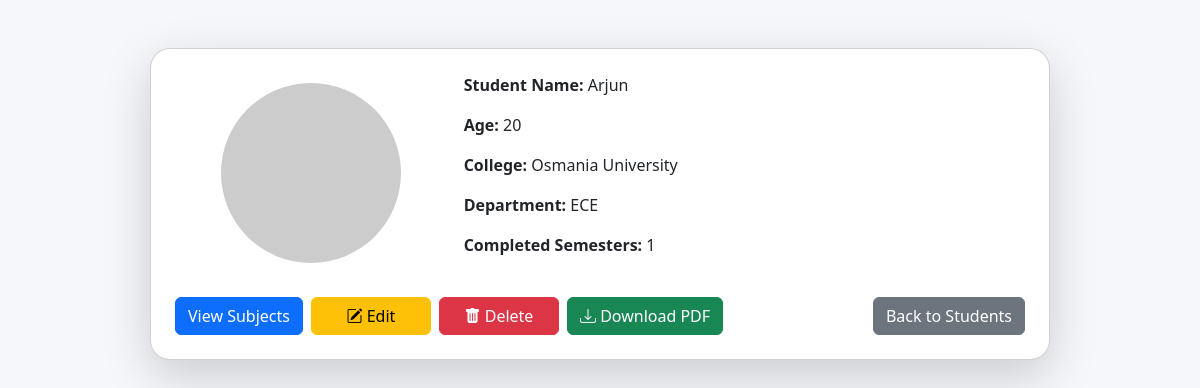
/student/23/, run on the app's committed database.
### app2/models.py (models this page shows, shortened)
class Student(models.Model):
    sid = models.AutoField(primary_key=True)
    sname = models.CharField(max_length=100)
    sage = models.PositiveIntegerField()
    college = models.ForeignKey(College, on_delete=models.CASCADE)
    department = models.ForeignKey(Department, on_delete=models.CASCADE)
    semester = models.ForeignKey(Semester, on_delete=models.CASCADE, null=True, blank=True)
    photo = models.ImageField(upload_to='students/', blank=True, null=True)
    joined_year = models.PositiveIntegerField("Joined Year")

class College(models.Model):
    cid = models.AutoField(primary_key=True)
    college_name = models.CharField(max_length=100)

class Department(models.Model):
    did = models.AutoField(primary_key=True)
    dept_name = models.CharField(max_length=100)

### app2/views.py (the view)
# urls.py: path('student/<int:student_id>/', views.student_profile, name='student_profile'),
def student_profile(request, student_id):
    student = get_object_or_404(Student, sid=student_id)
    colleges = College.objects.all()
    departments = Department.objects.all()
    completed_semesters = calculate_completed_semesters(student.joined_year)
    semesters = Semester.objects.all().order_by("year", "sem_name")
    marks_map = {m.subject_id: m.marks for m in Mark.objects.filter(student=student)}
    semester_subjects = []
    total_points = 0
    subjects_with_marks_count = 0
    for sem_index, sem in enumerate(semesters, start=1):
        subjects = Subject.objects.filter(
            department=student.department,
            semester=sem
        ).order_by("subject_id")
        subjects_with_marks = []
        sem_total_points = 0
        sem_total_credits = 0
        for sub in subjects:
            marks = marks_map.get(sub.subject_id)
            earned_credits = 0
            gp = 0
            if marks is not None and sem_index <= completed_semesters:
                gp = get_grade_point(marks)
                sem_total_points += gp * sub.credits
                sem_total_credits += sub.credits
                total_points += gp
                subjects_with_marks_count += 1
                if marks >= PASS_MARK:
                    earned_credits = sub.credits
            subjects_with_marks.append({
                "subject": sub,
                "marks": marks if sem_index <= completed_semesters else None,
                "earned_credits": earned_credits,
                "grade_point": gp
            })
        semester_gpa = round(
            sem_total_points / sem_total_credits, 2
        ) if sem_total_credits else None
        semester_subjects.append({
            "semester": sem,
            "subjects": subjects_with_marks,
            "is_completed": sem_index <= completed_semesters,
            "semester_gpa": semester_gpa
        })
    cgpa = round(
        total_points / subjects_with_marks_count, 2
    ) if subjects_with_marks_count else 0.00
    return render(request, "app/student_profile.html", {
        "student": student,
        "colleges": colleges,
        "departments": departments,
        "semester_subjects": semester_subjects,
        "completed_semesters": completed_semesters,
        "total_credits": sum(
            sub['earned_credits']
            for sem in semester_subjects
            for sub in sem['subjects']
        ),
        "cgpa": cgpa
    })

### app2/views.py (called while the page is built)
def calculate_completed_semesters(joined_year):
    today = date.today()
    years_passed = today.year - joined_year
    if today.month >= 6:
        completed = years_passed * 2
    else:
        completed = (years_passed * 2) - 1
    return max(0, min(completed, 8))

def get_grade_point(marks):
    if marks >= 90: return 10
    if marks >= 80: return 9
    if marks >= 70: return 8
    if marks >= 60: return 7
    if marks >= 50: return 6
    if marks >= 40: return 5
    return 0

### templates/app/student_profile.html (shortened to what this page needs)
<!DOCTYPE html>
<html lang="en">
<head>
    <link href="https://cdn.jsdelivr.net/npm/bootstrap@5.3.2/dist/css/bootstrap.min.css" rel="stylesheet">
    <link rel="stylesheet" href="https://cdn.jsdelivr.net/npm/bootstrap-icons@1.10.5/font/bootstrap-icons.css">
</head>
<body>
    <div class="container mt-5">
        <div class="card p-4 shadow-lg" style="max-width: 900px; margin:auto;">
            <div class="row g-3 align-items-center">
                <div class="col-md-4 text-center">
                    {% if student.photo %}
                    <img src="{{ student.photo.url }}" alt="Student Photo" class="profile-photo">
                    {% else %}
                    <img src="https://via.placeholder.com/180" alt="No Photo" class="profile-photo">
                    {% endif %}
                </div>
                <div class="col-md-8">
                    <p><strong>Student Name:</strong> {{ student.sname }}</p>
                    <p><strong>Age:</strong> {{ student.sage }}</p>
                    <p><strong>College:</strong> {{ student.college.college_name }}</p>
                    <p><strong>Department:</strong> {{ student.department.dept_name }}</p>
                    <p><strong>Completed Semesters:</strong> {{ completed_semesters }}</p>
                </div>
            </div>
            <div class="d-flex justify-content-between mt-4 action-buttons">
                <div class="d-flex gap-2">
                    <button class="btn btn-primary" id="toggleSubjectsBtn">View Subjects</button>
                    <button class="btn btn-warning" data-bs-toggle="modal" data-bs-target="#editStudentModal">
                        <i class="bi bi-pencil-square"></i> Edit
                    </button>
                    <button class="btn btn-danger" data-bs-toggle="modal" data-bs-target="#deleteStudentModal">
                        <i class="bi bi-trash-fill"></i> Delete
                    </button>
                    <a href="{% url 'export_student_pdf' student.sid %}"
   class="btn btn-success">
   <i class="bi bi-download"></i> Download PDF
</a>
                </div>
                <a href="{% url 'home' %}" class="btn btn-secondary">Back to Students</a>
            </div>
        </div>
    </div>
</body>
</html>

### templates/app/student_profile.html (style rules this page uses)
body { background: #f5f7fb; }
.card { border-radius: 20px; }
.profile-photo { width: 180px; height: 180px; object-fit: cover; border-radius: 50%; }
.action-buttons button, .action-buttons a { min-width: 120px; }

### data on the page
Student: sname "Arjun", sage "20", college.college_name "Osmania University", department.dept_name "ECE"

### other printed values
{{ completed_semesters }} "1"
